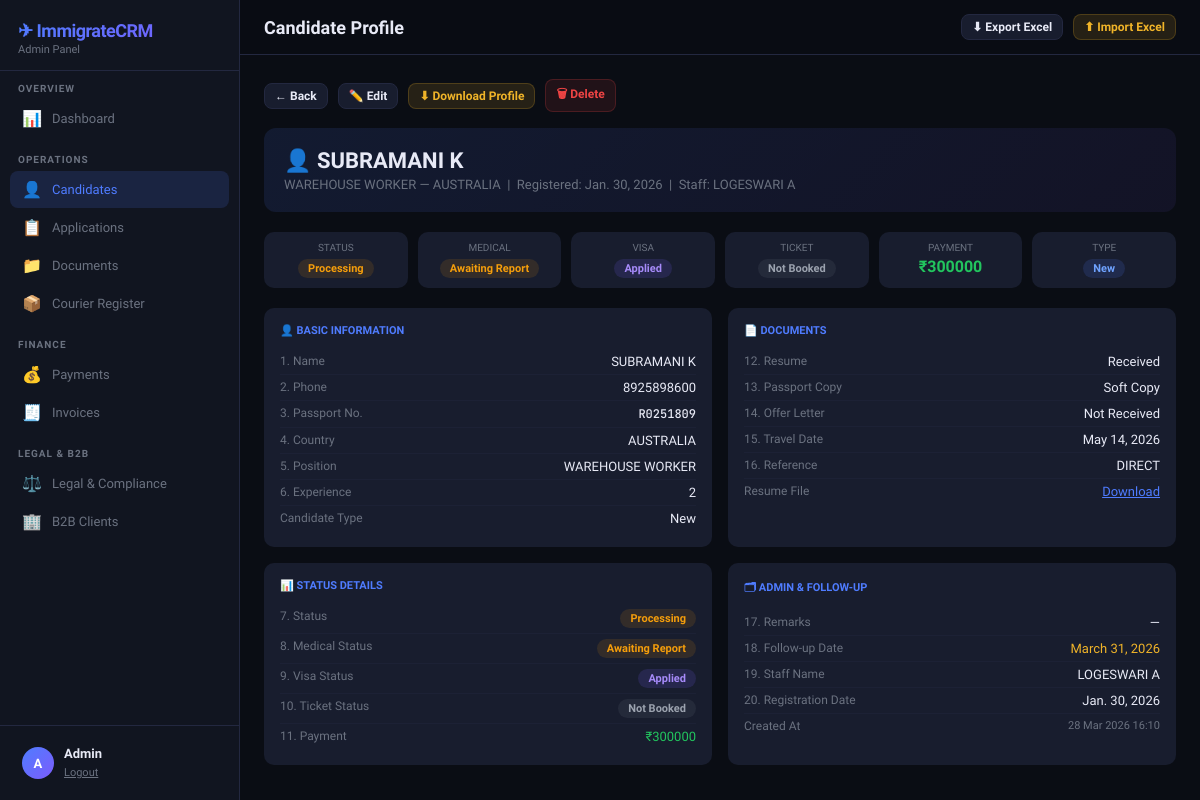
The page /candidates/1/view/ (signed in) on the database its author committed.
### crm/models.py (models this page shows, shortened)
class Candidate(models.Model):
    CANDIDATE_TYPE = [('New','New'),('Renewal','Renewal'),('Repeat','Repeat')]
    STATUS_CHOICES = [
        ('New','New'),('Documents Pending','Documents Pending'),
        ('Processing','Processing'),('Visa Applied','Visa Applied'),
        ('Approved','Approved'),('Ticket Booked','Ticket Booked'),
        ('Boarded','Boarded'),('Cancelled','Cancelled'),('Refunded','Refunded'),
    ]
    MEDICAL_CHOICES = [('Pending','Pending'),('Fit','Fit'),('Unfit','Unfit'),
                       ('Awaiting Report','Awaiting Report'),('Done','Done')]
    VISA_CHOICES = [('Not Applied','Not Applied'),('Applied','Applied'),
                    ('Approved','Approved'),('Rejected','Rejected'),('On Hold','On Hold')]
    TICKET_CHOICES = [('Not Booked','Not Booked'),('Booked','Booked'),
                      ('Confirmed','Confirmed'),('Cancelled','Cancelled')]
    RESUME_CHOICES = [('Not Received','Not Received'),('Received','Received'),('Uploaded','Uploaded')]
    PASSPORT_COPY_CHOICES = [('Not Received','Not Received'),('Soft Copy','Soft Copy'),
                             ('Original','Original'),('Both','Both')]
    OFFER_LETTER_CHOICES = [('Not Received','Not Received'),('Received','Received'),
                            ('Signed','Signed'),('Sent to Candidate','Sent to Candidate')]
    name = models.CharField(max_length=200)
    phone = models.CharField(max_length=20)
    passport_number = models.CharField(max_length=50, blank=True)
    country = models.CharField(max_length=100, blank=True)
    position = models.CharField(max_length=200, blank=True)
    experience = models.CharField(max_length=100, blank=True)
    status = models.CharField(max_length=30, choices=STATUS_CHOICES, default='New')
    medical_status = models.CharField(max_length=30, choices=MEDICAL_CHOICES, default='Pending')
    visa_status = models.CharField(max_length=30, choices=VISA_CHOICES, default='Not Applied')
    ticket_status = models.CharField(max_length=30, choices=TICKET_CHOICES, default='Not Booked')
    payment = models.DecimalField(max_digits=12, decimal_places=2, default=0)
    resume_status = models.CharField(max_length=30, choices=RESUME_CHOICES, default='Not Received')
    resume_file = models.FileField(upload_to='resumes/', blank=True, null=True)
    passport_copy_status = models.CharField(max_length=30, choices=PASSPORT_COPY_CHOICES, default='Not Received')
    passport_copy_file = models.FileField(upload_to='passports/', blank=True, null=True)
    offer_letter_status = models.CharField(max_length=30, choices=OFFER_LETTER_CHOICES, default='Not Received')
    offer_letter_file = models.FileField(upload_to='offer_letters/', blank=True, null=True)
    travel_date = models.DateField(null=True, blank=True)
    reference = models.CharField(max_length=200, blank=True)
    remarks = models.TextField(blank=True)
    followup_date = models.DateField(null=True, blank=True)
    staff_name = models.CharField(max_length=100, blank=True)
    registration_date = models.DateField(null=True, blank=True)
    candidate_type = models.CharField(max_length=20, choices=CANDIDATE_TYPE, default='New')
    created_at = models.DateTimeField(auto_now_add=True)
    updated_at = models.DateTimeField(auto_now=True)
    class Meta:
        ordering = ['-created_at']

### crm/views.py (the view)
# urls.py: path('candidates/<int:pk>/view/', views.candidate_view, name='candidate_view'),
@login_required
def candidate_view(request, pk):
    c = get_object_or_404(Candidate, pk=pk)
    payments = c.payments.all()
    applications = c.applications.all()
    documents = c.documents.all()
    legal = c.legal_records.first()
    total_paid = payments.aggregate(t=Sum('amount'))['t'] or 0
    return render(request, 'crm/candidate_view.html', {
        'candidate': c, 'payments': payments, 'applications': applications,
        'documents': documents, 'legal': legal, 'total_paid': total_paid, 'page': 'candidates'
    })

### crm/templates/crm/candidate_view.html (shortened to what this page needs)
{% extends 'crm/base.html' %}
{% block page_title %}Candidate Profile{% endblock %}
{% block content %}
<div style="margin-bottom:16px;display:flex;gap:10px;align-items:center;">
  <a href="{% url 'candidates' %}" class="btn btn-secondary btn-sm">← Back</a>
  <a href="{% url 'candidate_edit' candidate.pk %}" class="btn btn-secondary btn-sm">✏️ Edit</a>
  <a href="{% url 'candidate_view' candidate.pk %}?download=1" class="btn btn-warning btn-sm" id="downloadBtn">⬇ Download Profile</a>
  <a href="{% url 'candidate_delete' candidate.pk %}" class="btn btn-danger btn-sm"
     onclick="return confirm('Delete this candidate?')">🗑 Delete</a>
</div>
<div class="profile-header">
  <div class="profile-name">👤 {{ candidate.name }}</div>
  <div class="profile-sub">
    {% if candidate.position %}{{ candidate.position }}{% endif %}
    {% if candidate.country %} — {{ candidate.country }}{% endif %}
    {% if candidate.registration_date %} &nbsp;|&nbsp; Registered: {{ candidate.registration_date }}{% endif %}
    {% if candidate.staff_name %} &nbsp;|&nbsp; Staff: {{ candidate.staff_name }}{% endif %}
  </div>
</div>
<div class="status-chips">
  <div class="status-chip">
    <span class="chip-label">Status</span>
    <span class="badge badge-{{ candidate.status|lower|slugify }}">{{ candidate.status }}</span>
  </div>
  <div class="status-chip">
    <span class="chip-label">Medical</span>
    <span class="badge badge-{{ candidate.medical_status|lower|slugify }}">{{ candidate.medical_status }}</span>
  </div>
  <div class="status-chip">
    <span class="chip-label">Visa</span>
    <span class="badge badge-{{ candidate.visa_status|lower|slugify }}">{{ candidate.visa_status }}</span>
  </div>
  <div class="status-chip">
    <span class="chip-label">Ticket</span>
    <span class="badge badge-{{ candidate.ticket_status|lower|slugify }}">{{ candidate.ticket_status }}</span>
  </div>
  <div class="status-chip">
    <span class="chip-label">Payment</span>
    <strong class="text-green">₹{{ candidate.payment|floatformat:0 }}</strong>
  </div>
  <div class="status-chip">
    <span class="chip-label">Type</span>
    <span class="badge badge-new">{{ candidate.candidate_type }}</span>
  </div>
</div>
<div class="info-grid">
  <div class="info-box">
    <div class="info-box-title">👤 Basic Information</div>
    <div class="info-row"><span class="lbl">1. Name</span><span class="val">{{ candidate.name }}</span></div>
    <div class="info-row"><span class="lbl">2. Phone</span><span class="val">{{ candidate.phone|default:"—" }}</span></div>
    <div class="info-row"><span class="lbl">3. Passport No.</span><span class="val mono">{{ candidate.passport_number|default:"—" }}</span></div>
    <div class="info-row"><span class="lbl">4. Country</span><span class="val">{{ candidate.country|default:"—" }}</span></div>
    <div class="info-row"><span class="lbl">5. Position</span><span class="val">{{ candidate.position|default:"—" }}</span></div>
    <div class="info-row"><span class="lbl">6. Experience</span><span class="val">{{ candidate.experience|default:"—" }}</span></div>
    <div class="info-row"><span class="lbl">Candidate Type</span><span class="val">{{ candidate.candidate_type }}</span></div>
  </div>
  <div class="info-box">
    <div class="info-box-title">📄 Documents</div>
    <div class="info-row"><span class="lbl">12. Resume</span><span class="val">{{ candidate.resume_status }}</span></div>
    <div class="info-row"><span class="lbl">13. Passport Copy</span><span class="val">{{ candidate.passport_copy_status }}</span></div>
    <div class="info-row"><span class="lbl">14. Offer Letter</span><span class="val">{{ candidate.offer_letter_status }}</span></div>
    <div class="info-row"><span class="lbl">15. Travel Date</span><span class="val">{{ candidate.travel_date|default:"—" }}</span></div>
    <div class="info-row"><span class="lbl">16. Reference</span><span class="val">{{ candidate.reference|default:"—" }}</span></div>
    {% if candidate.resume_file %}
    <div class="info-row"><span class="lbl">Resume File</span>
      <span class="val"><a href="{{ candidate.resume_file.url }}" target="_blank" style="color:var(--accent)">Download</a></span></div>
    {% endif %}
  </div>
  <div class="info-box">
    <div class="info-box-title">📊 Status Details</div>
    <div class="info-row"><span class="lbl">7. Status</span>
      <span class="val"><span class="badge badge-{{ candidate.status|lower|slugify }}">{{ candidate.status }}</span></span></div>
    <div class="info-row"><span class="lbl">8. Medical Status</span>
      <span class="val"><span class="badge badge-{{ candidate.medical_status|lower|slugify }}">{{ candidate.medical_status }}</span></span></div>
    <div class="info-row"><span class="lbl">9. Visa Status</span>
      <span class="val"><span class="badge badge-{{ candidate.visa_status|lower|slugify }}">{{ candidate.visa_status }}</span></span></div>
    <div class="info-row"><span class="lbl">10. Ticket Status</span>
      <span class="val"><span class="badge badge-{{ candidate.ticket_status|lower|slugify }}">{{ candidate.ticket_status }}</span></span></div>
    <div class="info-row"><span class="lbl">11. Payment</span>
      <span class="val text-green fw-bold">₹{{ candidate.payment|floatformat:0 }}</span></div>
  </div>
  <div class="info-box">
    <div class="info-box-title">🗂 Admin & Follow-up</div>
    <div class="info-row"><span class="lbl">17. Remarks</span><span class="val">{{ candidate.remarks|default:"—" }}</span></div>
    <div class="info-row"><span class="lbl">18. Follow-up Date</span>
      <span class="val {% if candidate.followup_date %}text-gold{% endif %}">{{ candidate.followup_date|default:"—" }}</span></div>
    <div class="info-row"><span class="lbl">19. Staff Name</span><span class="val">{{ candidate.staff_name|default:"—" }}</span></div>
    <div class="info-row"><span class="lbl">20. Registration Date</span><span class="val">{{ candidate.registration_date|default:"—" }}</span></div>
    <div class="info-row"><span class="lbl">Created At</span><span class="val text-muted" style="font-size:11px;">{{ candidate.created_at|date:"d M Y H:i" }}</span></div>
  </div>
</div>
{% endblock %}

### crm/templates/crm/base.html (shortened to what this page needs)
{% load static %}<!DOCTYPE html>
<html lang="en">
<head>
<link rel="stylesheet" href="{% static 'crm/css/style.css' %}">
</head>
<body>
<div class="app-shell">
  <div class="sidebar">
    <div class="sidebar-header">
      <div class="sidebar-brand">✈ ImmigrateCRM</div>
      <div class="sidebar-role">{{ request.user.username|title }} Panel</div>
    </div>
    <div class="nav-section">
      <div class="nav-label">Overview</div>
      <a href="{% url 'dashboard' %}" class="nav-item {% if page == 'dashboard' %}active{% endif %}">
        <span class="nav-icon">📊</span>Dashboard
      </a>
    </div>
    <div class="nav-section">
      <div class="nav-label">Operations</div>
      <a href="{% url 'candidates' %}" class="nav-item {% if page == 'candidates' %}active{% endif %}">
        <span class="nav-icon">👤</span>Candidates
      </a>
      <a href="{% url 'applications' %}" class="nav-item {% if page == 'applications' %}active{% endif %}">
        <span class="nav-icon">📋</span>Applications
      </a>
      <a href="{% url 'documents' %}" class="nav-item {% if page == 'documents' %}active{% endif %}">
        <span class="nav-icon">📁</span>Documents
      </a>
      <a href="{% url 'courier' %}" class="nav-item {% if page == 'courier' %}active{% endif %}">
        <span class="nav-icon">📦</span>Courier Register
      </a>
    </div>
    <div class="nav-section">
      <div class="nav-label">Finance</div>
      <a href="{% url 'payments' %}" class="nav-item {% if page == 'payments' %}active{% endif %}">
        <span class="nav-icon">💰</span>Payments
      </a>
      <a href="{% url 'invoices' %}" class="nav-item {% if page == 'invoices' %}active{% endif %}">
        <span class="nav-icon">🧾</span>Invoices
      </a>
    </div>
    <div class="nav-section">
      <div class="nav-label">Legal & B2B</div>
      <a href="{% url 'legal' %}" class="nav-item {% if page == 'legal' %}active{% endif %}">
        <span class="nav-icon">⚖️</span>Legal & Compliance
      </a>
      <a href="{% url 'b2b' %}" class="nav-item {% if page == 'b2b' %}active{% endif %}">
        <span class="nav-icon">🏢</span>B2B Clients
      </a>
    </div>
    <div class="sidebar-footer">
      <div class="user-info">
        <div class="user-avatar">{{ request.user.username|slice:":1"|upper }}</div>
        <div>
          <div class="user-name">{{ request.user.username|title }}</div>
          <a href="{% url 'logout' %}" style="font-size:11px;color:var(--muted);">Logout</a>
        </div>
      </div>
    </div>
  </div>
  <div class="main-content">
    <div class="topbar">
      <div class="topbar-title">{% block page_title %}Dashboard{% endblock %}</div>
      <div class="topbar-actions">
        <a href="{% url 'export_excel' %}" class="btn btn-secondary btn-sm">⬇ Export Excel</a>
        <form method="post" action="{% url 'import_excel' %}" enctype="multipart/form-data" style="display:inline">
          <label class="btn btn-warning btn-sm" style="cursor:pointer">
            ⬆ Import Excel
          </label>
        </form>
      </div>
    </div>
    <div class="page-content">
      {% block content %}{% endblock %}
    </div>
  </div>
</div>
</body>
</html>

### rows shown on the page
Candidate: name "SUBRAMANI K", position "WAREHOUSE WORKER", country "AUSTRALIA", registration_date "Jan. 30, 2026", staff_name "LOGESWARI A", status "Processing", medical_status "Awaiting Report", visa_status "Applied", ticket_status "Not Booked", payment "300000", candidate_type "New", phone "8925898600", passport_number "R0251809", experience "2", resume_status "Received", passport_copy_status "Soft Copy", offer_letter_status "Not Received", travel_date "May 14, 2026", reference "DIRECT", remarks "—", followup_date "March 31, 2026", created_at "28 Mar 2026 16:10"

### other values the page prints
{{ request.user.username|title }} "Admin"
{{ request.user.username|slice:":1"|upper }} "A"
